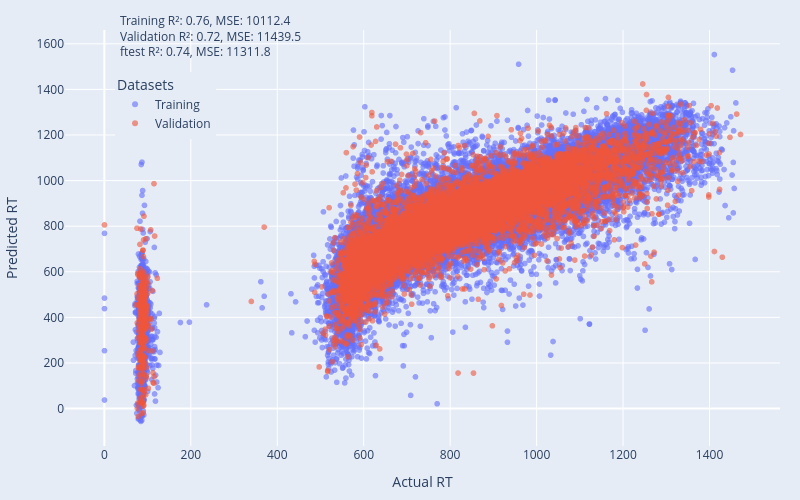

Notebook code for this chart:
### Code cell
train_y_pred, train_y_true = make_prediction(config, train_loader)
train_mse = mean_squared_error(train_y_true, train_y_pred.squeeze())
train_r2 = r2_score(train_y_true, train_y_pred.squeeze())

valid_y_pred, valid_y_true = make_prediction(config, valid_loader)
valid_mse = mean_squared_error(valid_y_true, valid_y_pred.squeeze())
valid_r2 = r2_score(valid_y_true, valid_y_pred.squeeze())

ftest_y_pred, ftest_y_true = make_prediction(config, ftest_loader)
ftest_mse = mean_squared_error(ftest_y_true, ftest_y_pred.squeeze())
ftest_r2 = r2_score(ftest_y_true, ftest_y_pred.squeeze())


# Combine training and validation for scatter plot
new_train_set = pd.DataFrame({"rt": train_y_true.numpy(),"predicted_rt": train_y_pred.numpy().squeeze()})
new_valid_set = pd.DataFrame({"rt": valid_y_true.numpy(),"predicted_rt": valid_y_pred.numpy().squeeze()})
new_train_set['set'] = 'Training'
new_valid_set['set'] = 'Validation'
combined_data = pd.concat([new_train_set[['rt', 'predicted_rt', 'set']], new_valid_set[['rt', 'predicted_rt', 'set']]])

# Scatter plot for training and validation sets
title_text = (
    f"Training R²: {train_r2:.2f}, MSE: {train_mse:.1f}<br>"
    f"Validation R²: {valid_r2:.2f}, MSE: {valid_mse:.1f}<br>"
    f"ftest R²: {ftest_r2:.2f}, MSE: {ftest_mse:.1f}"
)

fig = px.scatter(
    combined_data, x='rt', y='predicted_rt', color='set',
    title=title_text,
    labels={'rt': 'Actual RT', 'predicted_rt': 'Predicted RT'},
    opacity=0.6
)

fig.update_layout(
    plot_bgcolor='rgba(229, 236, 246,1)',
    paper_bgcolor='rgba(229, 236, 246,1)',
    width=800,
    height=500,
    margin=dict(l=20, r=20, t=30, b=20),
    title_font_size=12, # Adjust title font size here
    title_x=0.15, # Center the title horizontally (0 is left, 1 is right)
    title_y=0.95, # Adjust vertical position (0 is bottom, 1 is top)
    legend=dict(
        title="Datasets", # Change legend title
        yanchor="top",
        y=0.9,
        xanchor="left",
        x=0.07
    )
)

fig.show()
fig.write_image("images/Figure-3.8-GCN-chronological-without-Opt.svg")

### Figure 1 — Plotly figure (JSON) as saved in the notebook; plotly's stock layout.template omitted (floating-point values rounded to 4 significant figures; data arrays with more than 128 entries replaced by an {"elided": "..."} marker saying what was removed)
{"data": [{"hovertemplate": "set=Training<br>Actual RT=%{x}<br>Predicted RT=%{y}<extra></extra>", "legendgroup": "Training", "marker": {"color": "#636efa", "opacity": 0.6, "symbol": "circle"}, "mode": "markers", "name": "Training", "showlegend": true, "type": "scattergl", "x": {"elided": "56058 float values"}, "xaxis": "x", "y": {"elided": "56058 float values"}, "yaxis": "y"}, {"hovertemplate": "set=Validation<br>Actual RT=%{x}<br>Predicted RT=%{y}<extra></extra>", "legendgroup": "Validation", "marker": {"color": "#EF553B", "opacity": 0.6, "symbol": "circle"}, "mode": "markers", "name": "Validation", "showlegend": true, "type": "scattergl", "x": {"elided": "11974 float values"}, "xaxis": "x", "y": {"elided": "11974 float values"}, "yaxis": "y"}], "layout": {"height": 500, "legend": {"title": {"text": "Datasets"}, "tracegroupgap": 0, "x": 0.07, "xanchor": "left", "y": 0.9, "yanchor": "top"}, "margin": {"b": 20, "l": 20, "r": 20, "t": 30}, "paper_bgcolor": "rgba(229, 236, 246,1)", "plot_bgcolor": "rgba(229, 236, 246,1)", "title": {"font": {"size": 12}, "text": "Training R²: 0.76, MSE: 10112.4<br>Validation R²: 0.72, MSE: 11439.5<br>ftest R²: 0.74, MSE: 11311.8", "x": 0.15, "y": 0.95}, "width": 800, "xaxis": {"anchor": "y", "domain": [0, 1], "title": {"text": "Actual RT"}}, "yaxis": {"anchor": "x", "domain": [0, 1], "title": {"text": "Predicted RT"}}}}
